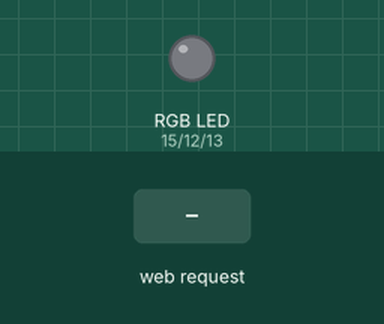
Simulated run of this sketch. Board: ESP8266 (NodeMCU). Parts: an RGB LED mixed from three pins (HIGH = lit). The test bench sets the inputs (shaded band). WiFi joins after 1.5 s; servers stay silent unless stated; what the sketch prints to the serial monitor is not drawn.

Above: at 2.7 s.
2.8 s: HTTP request GET /?cmd=TURN_OFF_RED received
At 3.1 s:
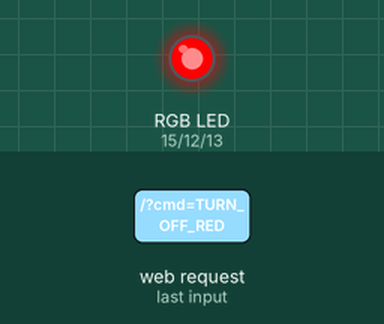
4.3 s: HTTP request GET /?cmd=TURN_OFF_BLUE received
At 5.4 s:
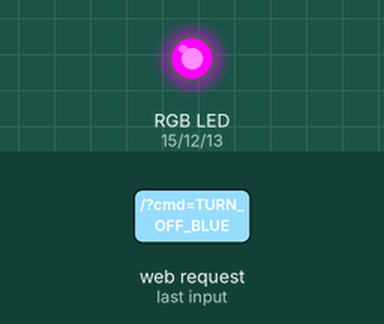
5.8 s: HTTP request GET /?cmd=TURN_ON_RED received
At 6.6 s:
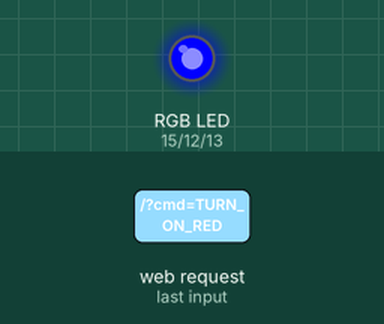
7.3 s: HTTP request GET /?cmd=TURN_OFF_GREEN received
At 7.7 s:
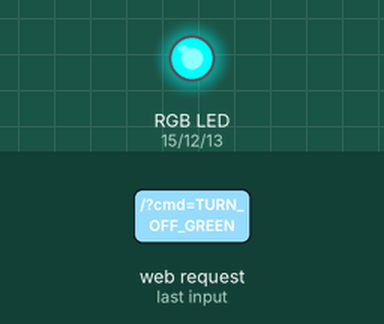
8.8 s: HTTP request GET /?cmd=TURN_ON_BLUE received
At 10.0 s:
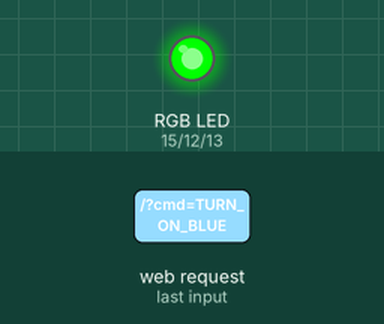
10.3 s: HTTP request GET /?cmd=TURN_OFF_RED received
At 11.2 s:
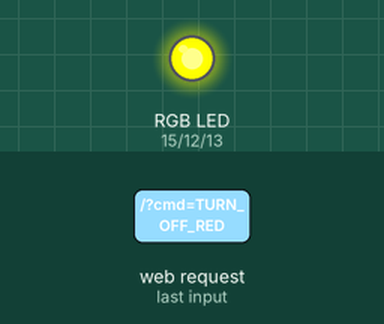
Timing chart, 0 to 12.8 s (numbered marks = the images above; inputs shaded):
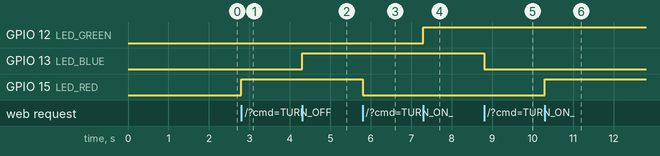

Measured:
- after the input at 2.8 s, GPIO 15 (LED_RED): LOW → HIGH at once
- after the input at 4.3 s, GPIO 13 (LED_BLUE): LOW → HIGH at once
- after the input at 5.8 s, GPIO 15 (LED_RED): HIGH → LOW at once
- after the input at 7.3 s, GPIO 12 (LED_GREEN): LOW → HIGH at once
- after the input at 8.8 s, GPIO 13 (LED_BLUE): HIGH → LOW at once
- after the input at 10.3 s, GPIO 15 (LED_RED): LOW → HIGH at once

The sketch:

WifiControlledRGB.ino
```cpp
#include <ESP8266WiFi.h>

#define LED_RED   15
#define LED_GREEN 12
#define LED_BLUE  13

const char* ssid = "wagwan";
const char* password = "enter password here**";

WiFiServer server(80);

void setup() {
  pinMode(LED_RED, OUTPUT);
  pinMode(LED_BLUE, OUTPUT);
  pinMode(LED_GREEN, OUTPUT);

  Serial.begin(115200);
  delay(10);

  Serial.println();
  Serial.println();
  Serial.print("Connection to ");
  Serial.println(ssid);

  WiFi.begin(ssid, password);

  while (WiFi.status() != WL_CONNECTED) {
    delay(500);
    Serial.print(".");
  }

  Serial.println("");
  Serial.println("Connected");

  server.begin();

  Serial.print("Use this URL to connect: ");
  Serial.print("http://");
  Serial.print(WiFi.localIP());
  Serial.println("/");
}

// the loop function runs over and over again forever
void loop() {

  int redState;
  int blueState;
  int greenState;

  WiFiClient client = server.available();
  if (!client) {
    return;
  }

  Serial.println("new client");
  while(!client.available()){
    delay(1);
  }

  String request = client.readStringUntil('\r');
  Serial.println(request);
  client.flush();

  if (request.indexOf("cmd=TURN_ON_RED") != -1)
  {
    redState = LOW;
    digitalWrite(LED_RED, redState);
  }
  else if (request.indexOf("cmd=TURN_OFF_RED") != -1)
  {
    redState = HIGH;
    digitalWrite(LED_RED, redState);
  }
  if (request.indexOf("cmd=TURN_ON_BLUE") != -1)
  {
    blueState = LOW;
    digitalWrite(LED_BLUE, blueState);
  }
  else if (request.indexOf("cmd=TURN_OFF_BLUE") != -1)
  {
    blueState = HIGH;
    digitalWrite(LED_BLUE, blueState);
  }
  if (request.indexOf("cmd=TURN_ON_GREEN") != -1)
  {
    greenState = LOW;
    digitalWrite(LED_GREEN, greenState);
  }
  else if (request.indexOf("cmd=TURN_OFF_GREEN") != -1)
  {
    greenState = HIGH;
    digitalWrite(LED_GREEN, greenState);
  }

  // Return the response
  client.println("HTTP/1.1 200 OK");
  client.println("Content-Type: text/html");
  client.println("");
  client.println("<!DOCTYPE HTML>");
  client.println("<html>");

  client.print("Led pin is now: ");

  if(redState == LOW) {
    client.print("On");
  } else {
    client.print("Off");
  }

  client.println("<br><br>");
  client.println("<a href=\"?cmd=TURN_ON_RED\"><button>Turn On Red</button></a>");
  client.println("<a href=\"?cmd=TURN_OFF_RED\"><button>Turn Off Red</button></a>");
  client.println("<br><br>");
  client.println("<a href=\"?cmd=TURN_ON_BLUE\"><button>Turn On Blue</button></a>");
  client.println("<a href=\"?cmd=TURN_OFF_BLUE\"><button>Turn Off Blue</button></a>");
  client.println("<br><br>");
  client.println("<a href=\"?cmd=TURN_ON_GREEN\"><button>Turn On Green</button></a>");
  client.println("<a href=\"?cmd=TURN_OFF_GREEN\"><button>Turn Off Green</button></a>");

  client.println("</html>");

  delay(1);
  Serial.println("Client disonnected");
  Serial.println("");

}
```
